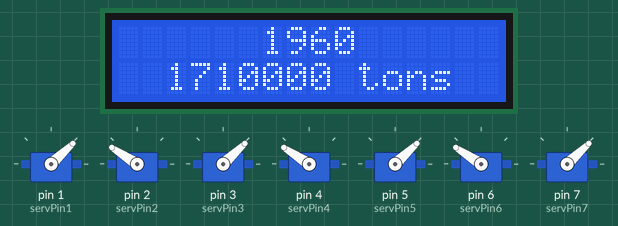
This sketch was run on a simulated Arduino Uno, built with avr-gcc and run on an emulated ATmega328P. Shown: 16×2 character LCD, 7 × servo. What the sketch prints to the serial monitor is not drawn.

Above: at 0.1 s.
At 7.5 s:
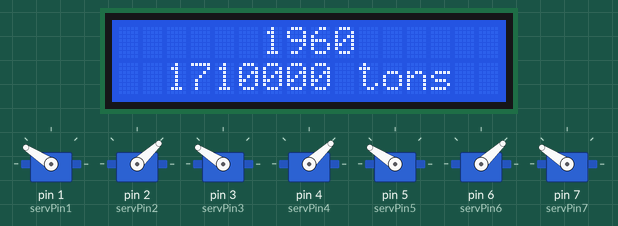
At 16.3 s:
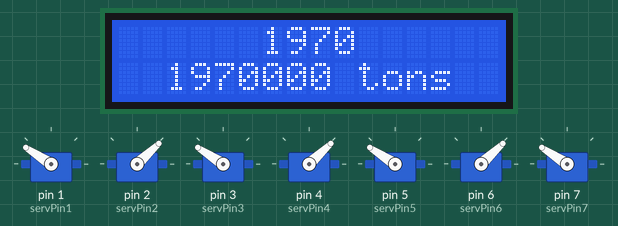
At 34.9 s:
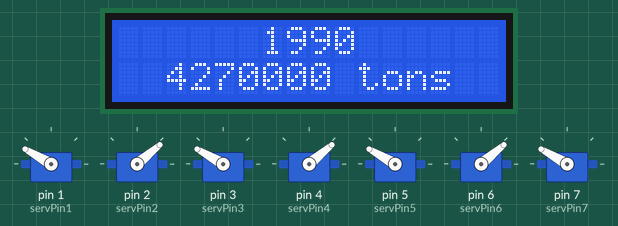
At 37.1 s:
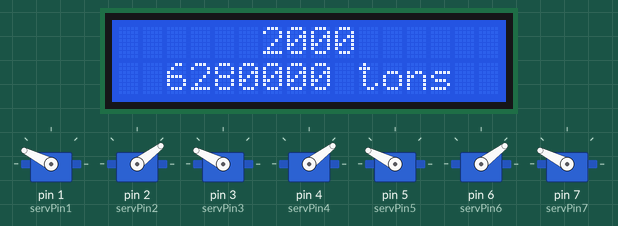
At 38.2 s:
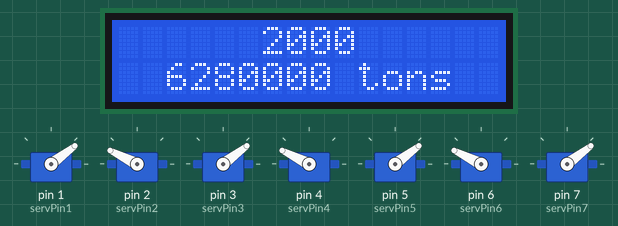
Timing chart, 0 to 40.0 s (numbered marks = the images above):
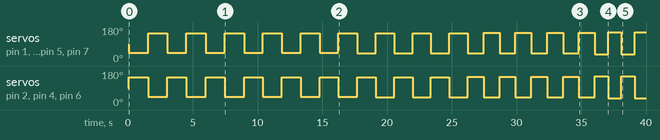

Measured:
- by itself, servo on pin 2 (servPin2), servo on pin 4 (servPin4), servo on pin 6 (servPin6): 90° → 147° at 0.07 s, → 43° 1.5 s later, → 147° 1.5 s later, → 43° 1.5 s later, … (30 changes in this stretch)
- by itself, servo on pin 1 (servPin1), servo on pin 3 (servPin3), servo on pin 5 (servPin5), servo on pin 7 (servPin7): 90° → 43° at 0.07 s, → 147° 1.5 s later, → 43° 1.5 s later, → 147° 1.5 s later, … (30 changes in this stretch)

The sketch:

Scraps_code.ino
```cpp
#include <Servo.h>    // use a set of functions to control the servo
#include <LiquidCrystal.h>
#include <time.h>

  int trashData[] = {1710,1970,2320,4270,6280,7570,8900,10540,11150,11300};
  int yearData[] = {1960,1970,1980,1990,2000,2005,2010,2015,2017,2018};
  int array_length =  sizeof(trashData) / sizeof(trashData[0]);
  int year_length = sizeof(yearData) / sizeof(yearData[0]);
  int servoPositionA;
  int servoPositionB;
  Servo myservo1;
  Servo myservo2;
  Servo myservo3;
  Servo myservo4;
  Servo myservo5;
  Servo myservo6;
  Servo myservo7;
  int servPin1 = 1;
  int servPin2 = 2;
  int servPin3 = 3;
  int servPin4 = 4;
  int servPin5 = 5;
  int servPin6 = 6;
  int servPin7 = 7;
  int starttime;
  int endtime;
  int posAdjust;

  LiquidCrystal lcd(13, 12, 11, 10, 9, 8);

void setup() {

  lcd.begin(16, 2);
  lcd.clear();

  myservo1.attach(servPin1);
  myservo2.attach(servPin2);
  myservo3.attach(servPin3);
  myservo4.attach(servPin4);
  myservo5.attach(servPin5);
  myservo6.attach(servPin6);
  myservo7.attach(servPin7);

  Serial.begin(9600);

}


void loop() {
  // counts through each item of the arrays
  for (int i = 0; i < array_length; i++) {
    int waitTime = (1650 - (trashData[i] /10));
    Serial.print("delay: ");
    Serial.println(waitTime);

    //add/subtract scale of like 15-6 extra degrees of movement based on wait time calculation
    int posAdjust = waitTime/80;

    Serial.print("pos adjust:");
    Serial.println(posAdjust);


//loops for 8 second intervals
starttime = millis();
endtime = starttime;
while ((endtime - starttime) <=8000) // do this loop for up to 8000mS
{
    Serial.println(starttime);
    Serial.println(endtime);

    //Lcd show year
        lcd.clear();

        lcd.setCursor(0,0);
        lcd.print("      ");
        lcd.print(yearData[i]);

        lcd.setCursor(0,1);
        if(i < 7){
         lcd.print("  ");
        }
        else{
          lcd.print(" ");
        }
        lcd.print(trashData[i]);
        lcd.print("000 tons");


    //movement
    servoPositionA = (25 + posAdjust);
    servoPositionB = (165 - posAdjust);
    myservo1.write(servoPositionA);
    //delay(random(0,8));
    myservo2.write(servoPositionB);
    //delay(random(0,8));
    myservo3.write(servoPositionA);
    //delay(random(0,8));
    myservo4.write(servoPositionB);
    //delay(random(0,8));
    myservo5.write(servoPositionA);
    //delay(random(0,8));
    myservo6.write(servoPositionB);
    //delay(random(0,8));
    myservo7.write(servoPositionA);

    delay(waitTime);
    myservo1.write(servoPositionB);
    //delay(random(0,8));
    myservo2.write(servoPositionA);
    //delay(random(0,8));
    myservo3.write(servoPositionB);
    //delay(random(0,8));
    myservo4.write(servoPositionA);
    //delay(random(0,8));
    myservo5.write(servoPositionB);
    //delay(random(0,8));
    myservo6.write(servoPositionA);
    //delay(random(0,8));
    myservo7.write(servoPositionB);
    delay(waitTime);

    endtime = millis();
}
  }
  }
```
